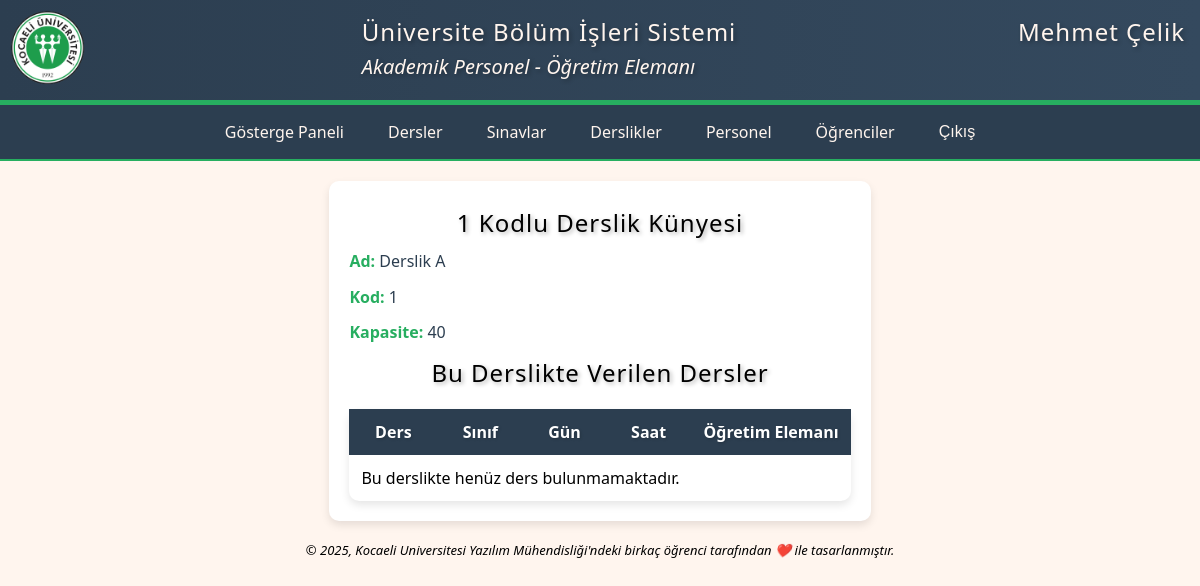
/lessons/classroom/1/ (signed in), run on an earlier commit of the app's database.
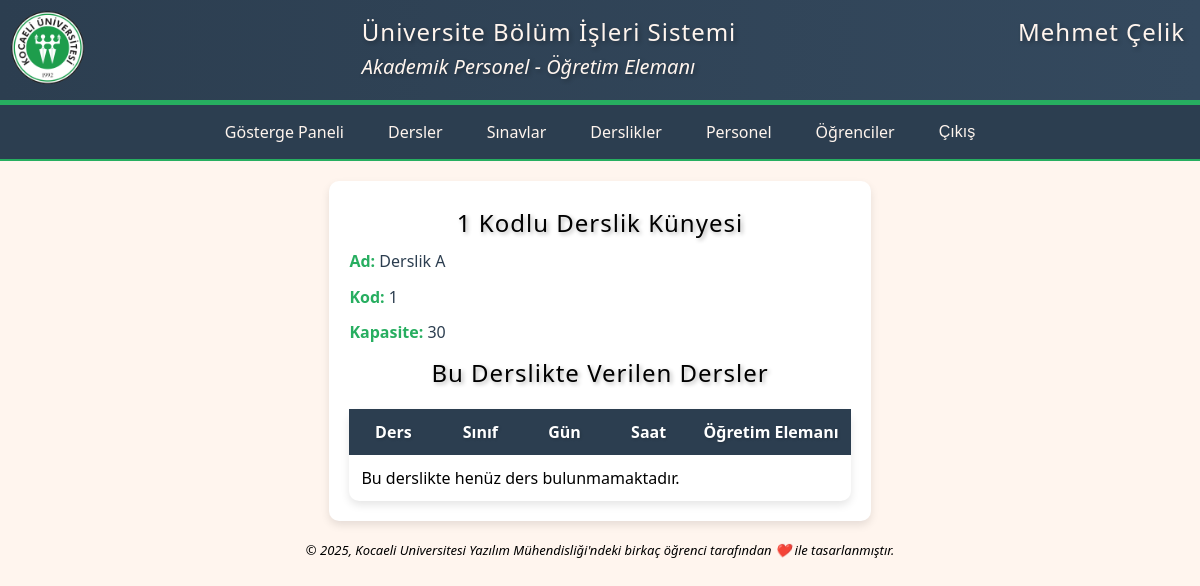
And on a later commit of the database.
### lessons/models.py (models this page shows, shortened)
class Classroom(models.Model):
    classroom_name = models.CharField(max_length=50, verbose_name='Derslik Adı')
    classroom_code = models.CharField(max_length=50, unique=True, verbose_name='Derslik Kodu')
    classroom_capacity = models.PositiveIntegerField(verbose_name='Derslik Kapasitesi')
    class Meta:
        verbose_name = 'derslik'
        verbose_name_plural = 'derslikler'

### lessons/views.py (the view)
# urls.py: path('classroom/<int:pk>/', ClassroomDetailView.as_view(), name='classroom_detail'),
class ClassroomDetailView(LoginRequiredMixin, DetailView):
    model = Classroom
    template_name = 'classroom_detail.html'
    context_object_name = 'classroom'
    def get_context_data(self, **kwargs):
        context = super().get_context_data(**kwargs)
        classroom = self.get_object()
        context['classroom_lessons'] = CourseSchedule.objects.filter(classroom=classroom).order_by('day_of_week', 'start_time')
        return context

### pages/templates/classroom_detail.html (shortened to what this page needs)
{% extends 'base.html' %}
{% load static %}
    {% block css %}<link rel="stylesheet" href="{% static 'css/detail.css' %}" type="text/css">{% endblock %}
    {% block article %}
        <article>
            <div class="content">
                <div class="info">
                    <h2>{{ classroom.classroom_code }} Kodlu Derslik Künyesi</h2>
                    <p><strong>Ad:</strong> {{ classroom.classroom_name }}</p>
                    <p><strong>Kod:</strong> {{ classroom.classroom_code }}</p>
                    <p><strong>Kapasite:</strong> {{ classroom.classroom_capacity }}</p>
                </div>
                <div class="status">
                    <h2>Bu Derslikte Verilen Dersler</h2>
                    <table>
                        <thead>
                            <tr>
                                <th>Ders</th>
                                <th>Sınıf</th>
                                <th>Gün</th>
                                <th>Saat</th>
                                <th>Öğretim Elemanı</th>
                            </tr>
                        </thead>
                        <tbody>
                            {% if classroom_lessons %}
                                {% for lesson in classroom_lessons %}
                                    <tr>
                                        <td>{{ lesson.course.course_name }}</td>
                                        <td>{{ lesson.course.course_level }}</td>
                                        <td>{{ lesson.get_day_of_week_display }}</td>
                                        <td>{{ lesson.start_time|time:"H:i" }} - {{ lesson.end_time|time:"H:i" }}</td>
                                        <td>{{ lesson.course.course_instructor.get_full_name }}</td>
                                    </tr>
                                {% endfor %}
                            {% else %}
                                <tr><td colspan="4">Bu derslikte henüz ders bulunmamaktadır.</td></tr>
                            {% endif %}
                        </tbody>
                    </table>
                </div>
            </div>
        </article>
    {% endblock %}

What changed in the data, as far as the page shows it:
changed Classroom "Derslik A": classroom_capacity "40" → "30"
